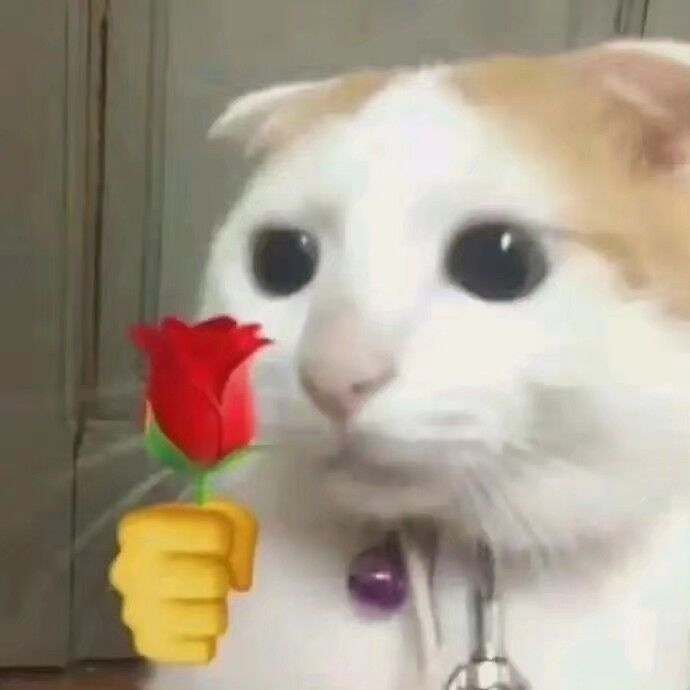
#> input picture python_learning_4_11_class_1/常用第三方模块/test.jpg, 690 x 690 px
$ python Pillow.py
#> lines starting #> are read from the running program, lines starting #| are printed output that depends on the picture
'''
PIL提供了图像操作的强大功能，可以通过简单的代码完成复杂的图像处理
'''


from PIL import Image,ImageFilter,ImageDraw,ImageFont


# 打开一个jpg图像文件，注意是当前路径:
im = Image.open('test.jpg')
#> im is the input picture: PIL image 690x690 RGB; mean R, G, B 167.7, 155.4, 138
# 获得图像尺寸:
w, h = im.size
#> w = 690; h = 690
print('Original image size: %sx%s' % (w, h))
#| Original image size: 690x690
# 缩放到50%:
im.thumbnail((w//2, h//2))
#> im: PIL image 345x345 RGB
print('Resize image to: %sx%s' % (w//2, h//2))
#| Resize image to: 345x345
# 把缩放后的图像用jpeg格式保存:
im.save('thumbnail.jpg', 'jpeg')

# 应用模糊滤镜
im2 = im.filter(ImageFilter.BLUR)
im2.save("blur.jpg","jpeg")


import random

# 随机字母
def rndChar():
    return chr(random.randint(65, 90))

# 随机颜色1:
def rndColor():
    return (random.randint(64, 255), random.randint(64, 255), random.randint(64, 255))

# 随机颜色2:
def rndColor2():
    return (random.randint(32, 127), random.randint(32, 127), random.randint(32, 127))

# 240 x 60:
width = 60 * 4
height = 60
image = Image.new('RGB', (width, height), (255, 255, 255))
#> image: PIL image 240x60 RGB; every value is 255
# 创建Font对象:
font = ImageFont.truetype('C:\windows\Fonts\Arial.ttf', 36)
# 创建Draw对象:
draw = ImageDraw.Draw(image)
# 填充每个像素:
for x in range(width):
    for y in range(height):
        draw.point((x, y), fill=rndColor())
# 输出文字:
for t in range(4):
    draw.text((60 * t + 10, 10), rndChar(), font=font, fill=rndColor2())
# 模糊:
image = image.filter(ImageFilter.BLUR)
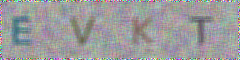
#> image: PIL image 240x60 RGB; mean R, G, B 156.1, 155.4, 156.5
image.save('code.jpg', 'jpeg')
